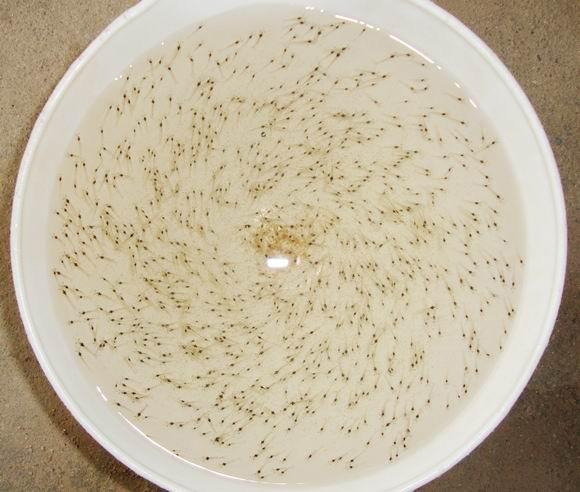
#> input picture xiami.jpg, 580 x 492 px
$ python 09011.py
#> lines starting #> are read from the running program, lines starting #| are printed output that depends on the picture
# -*- coding:utf-8 -*-

"""
Canny 边界检测
"""
import cv2
import numpy as np
from matplotlib import pyplot as plt

"""
直方图均衡化
"""


def hist_equalization_numpy():
    img = cv2.imread('xiami.jpg')
    # 灰度
    imgGray = cv2.cvtColor(img, cv2.COLOR_RGB2GRAY)
    # flatten() 将数组变成一维
    hist, bins = np.histogram(imgGray.flatten(), 256, [0, 256]);
    # 计算累计分布图
    cdf = hist.cumsum()
    cdf_normalized = cdf * hist.max() / cdf.max()

    # 构建Numpy掩模数组, cdf 为原始数组, 当数组元素为0时, 掩盖(计算时被忽略)
    cdf_m = np.ma.masked_equal(cdf, 0)
    cdf_m = (cdf_m - cdf_m.min()) * 255 / (cdf_m.max() - cdf_m.min())
    # 对被掩盖的元素赋值, 这里赋值为0
    cdf2 = np.ma.filled(cdf_m, 0).astype('uint8')
    img2 = cdf2[imgGray]

    plt.subplot(1, 2, 1), plt.imshow(img2), plt.xticks([]), plt.yticks([])

    plt.subplot(1, 2, 2),
    # plt.plot(cdf_normalized, color='b')
    plt.plot(cdf_m, color='b')
    plt.hist(img2.flatten(), 256, [0, 256], color='r')
    plt.xlim(0, 256)
    plt.legend(('cdf', 'histogram'), loc='upper left')
    plt.show()


def hist_equalize_opencv():
    img = cv2.imread('xiami.jpg', 0)
    equ = cv2.equalizeHist(img)
    res = np.hstack((img, equ))
    cv2.imwrite('xiami_equalizeHist.jpg', res)


# CLAHE 算法
def hist_equalize_opencv_clahe():
    img = cv2.imread('xiami.jpg', 0)
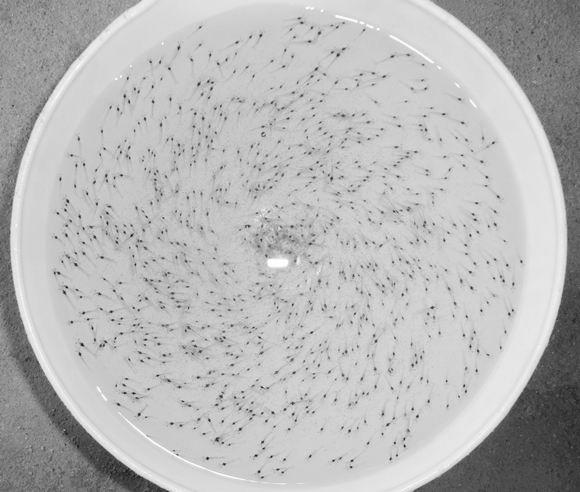
#> img: shape (492, 580); min 7, max 255, mean 184
    equ = cv2.equalizeHist(img)
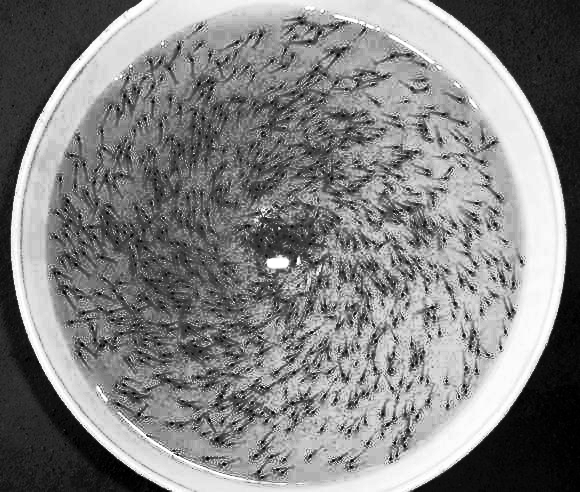
#> equ: shape (492, 580); min 0, max 255, mean 129.5
    clahe = cv2.createCLAHE(clipLimit=2.0, tileGridSize=(8, 8))
    claheImg = clahe.apply(img)
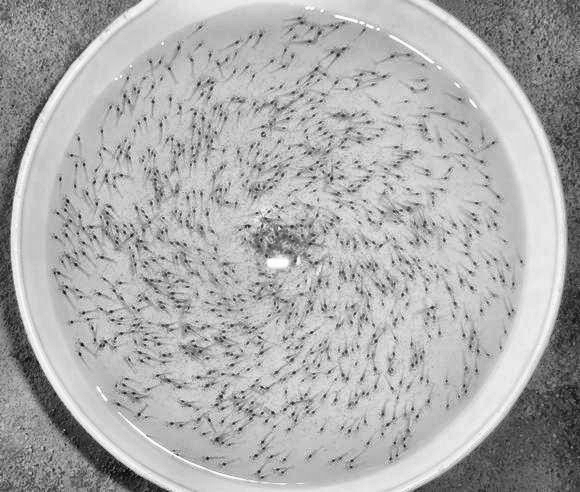
#> claheImg: shape (492, 580); min 5, max 255, mean 173.3
    res = np.hstack((img, equ, claheImg))
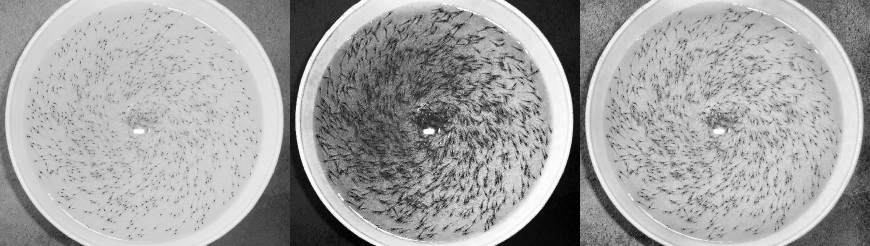
#> res: shape (492, 1740) (shown at 1/2 size); min 0, max 255, mean 162.3
    cv2.imwrite('xiami_equalizeHist_2.jpg', res)
#> (the run stopped early here; a loop or call above may not have finished)

$ run again, with fb.jpg copied over xiami.jpg
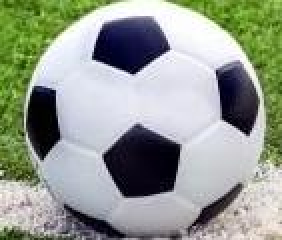
#> input picture fb.jpg, 141 x 120 px (shown 2 times larger)
#> in hist_equalize_opencv_clahe, `equ = cv2.equalizeHist(img)`:
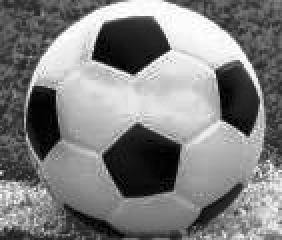
#> equ: shape (120, 141) (shown 2 times larger); min 0, max 255, mean 126.9
#> in hist_equalize_opencv_clahe, `res = np.hstack((img, equ, claheImg))`:
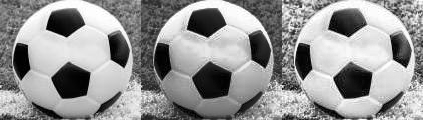
#> res: shape (120, 423); min 0, max 255, mean 148.7
